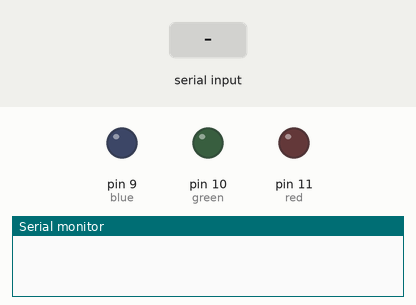
Simulated run of this sketch. Board: Arduino Uno, built with avr-gcc and run on an emulated ATmega328P. Parts: output pins drawn as LEDs (lit = HIGH), the last lines printed to the serial monitor. Inputs (shaded band) come from the test bench.

Above: at 1.2 s.
1.3 s: "g" received over Serial
At 2.2 s:
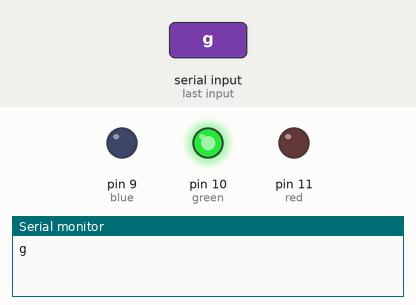
2.8 s: "r" received over Serial
At 3.4 s:
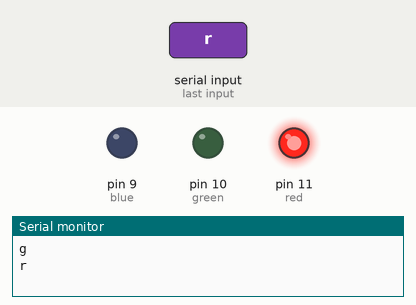
4.3 s: "y" received over Serial
At 5.7 s:
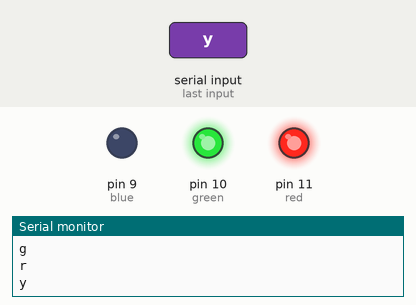
Timing chart, 0 to 7.3 s (numbered marks = the images above; inputs shaded):
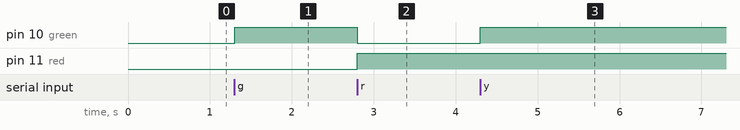

Measured:
- after the input at 1.3 s, pin 10 (green): LOW → HIGH at once
- after the input at 2.8 s, pin 10 (green): HIGH → LOW at once; pin 11 (red): LOW → HIGH at once
- after the input at 4.3 s, pin 10 (green): LOW → HIGH at once

The sketch:

blutooth_traffic_light.ino
```cpp
const int red = 11;
const int green = 10;
const int blue = 9;

int counter = 1;

char junk;
String inputString="";

void setup() {

  pinMode(red, OUTPUT);
  pinMode(green, OUTPUT);
  pinMode(blue, OUTPUT);
  Serial.begin(9600);
}

void loop() {


  if (Serial.available()) {
    while(Serial.available())
    {
      char inChar = (char)Serial.read();
      inputString += inChar;
    }
    Serial.println(inputString);
    while (Serial.available() > 0)
    { junk = Serial.read() ; }

    if(inputString == "g"){
      digitalWrite(green, HIGH);
      digitalWrite(red, LOW);
      digitalWrite(blue, LOW);
    }else if(inputString == "r"){
      digitalWrite(green, LOW);
      digitalWrite(red, HIGH);
      digitalWrite(blue, LOW);
    } else if(inputString == "y"){
      digitalWrite(green, HIGH);
      digitalWrite(red, HIGH);
      digitalWrite(blue, LOW);
    }
    inputString = "";
  }

}
```
